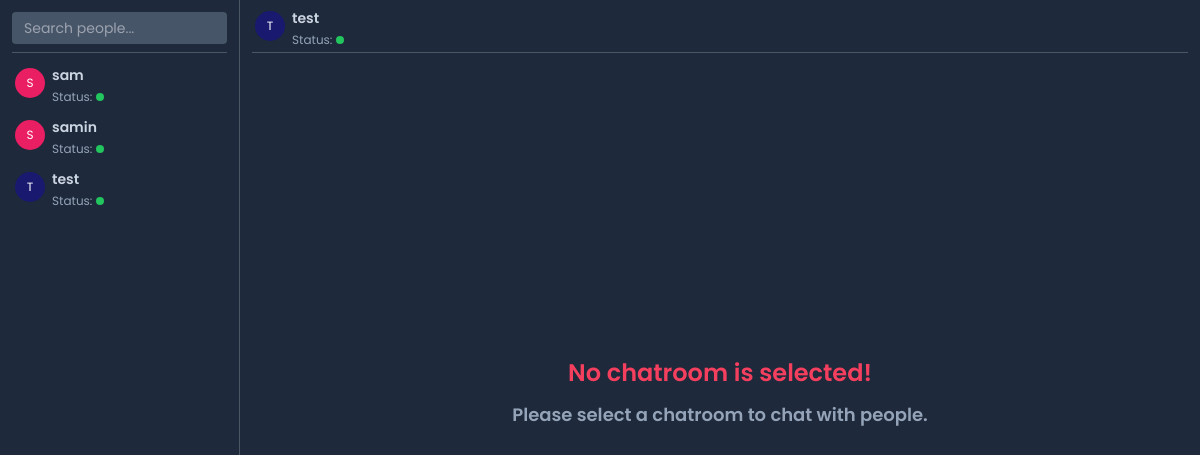
The page / (signed in) on the database its author committed.
### authentication/models.py (models this page shows, shortened)
class Account(AbstractBaseUser):
    email = models.EmailField(null=True, unique=True)
    username = models.CharField(max_length=255, null=True)
    is_active = models.BooleanField(default=True)
    is_staff = models.BooleanField(default=False)
    is_superuser = models.BooleanField(default=False)
    is_online = models.BooleanField(default=True)
    created_at = models.DateTimeField(default=datetime.now)
    objects = AccountManager()
    USERNAME_FIELD = "email"
    REQUIRED_FIELDS = ["username"]

### chat/views.py (the view)
# urls.py: path("", ChatHomeView.as_view(), name="home"),
class ChatHomeView(View):
    @method_decorator(is_user_logged_in())
    def get(self, request):
        accounts = Account.objects.values()
        myself_email = request.session.get("email", None)
        account_list = list(map(lambda i: i, accounts))
        _, sender_obj = find_object(account_list, "email", myself_email, 0, len(account_list))
        chat_counters = ChatCounter.objects.values()
        chat_counter_list = list(map(lambda i: i, chat_counters))
        account_list = get_receiver_all_chat_counter_objects(chat_counter_list, account_list, myself_email)
        args = {
            "accounts": accounts,
            "sender_obj": sender_obj,
        }
        return render(request, "chat/home.html", args)

### chat/views.py (called while the page is built)
def find_all_matched_chat_counters(chat_counter_list, key, target, start, chat_counter_list_length, receiver_chat_counters):
    quick_sort(chat_counter_list, key, start, len(chat_counter_list) - 1)
    found_chat_counter_obj_index = binary_search(chat_counter_list, key, target, start, len(chat_counter_list) - 1)
    if found_chat_counter_obj_index > -1:
        receiver_chat_counters.append(chat_counter_list[found_chat_counter_obj_index])
        chat_counter_list.pop(found_chat_counter_obj_index)
        return find_all_matched_chat_counters(chat_counter_list, key, target, start, chat_counter_list_length, receiver_chat_counters)
    return receiver_chat_counters

def get_receiver_all_chat_counter_objects(chat_counter_list, account_list, myself_email):
    receiver_chat_counters = []
    copied_chat_counter_list = deepcopy(chat_counter_list)
    all_matched_chat_counters = find_all_matched_chat_counters(copied_chat_counter_list, "receiver_email", myself_email, 0, len(copied_chat_counter_list), receiver_chat_counters)
    if all_matched_chat_counters:
        quick_sort(all_matched_chat_counters, "id", 0, len(all_matched_chat_counters) - 1)
    for account in account_list:
        _, found_chat_counter_obj = find_object(all_matched_chat_counters, "sender_email", account["email"], 0, len(all_matched_chat_counters))
        if found_chat_counter_obj is not None:
            account["counter"] = found_chat_counter_obj["counter"]
    return account_list

def find_object(lst, key, target, start, lst_length):
    quick_sort(lst, key, start, lst_length - 1)
    found_obj_index = binary_search(lst, key, target, start, lst_length - 1)
    if found_obj_index > -1:
        obj = lst[found_obj_index]
        return lst, obj
    return lst, None

### django_chat_app/binary_search.py (called while the page is built)
def binary_search(lst, key, target, start, end):
    if start > end:
        return -1
    mid = (start + end) // 2
    if lst[mid][key] == target:
        return mid
    if lst[mid][key] > target:
        return binary_search(lst, key, target, start, mid - 1)
    if (lst[mid][key] < target):
        return binary_search(lst, key, target, mid + 1, end)

### django_chat_app/quick_sort.py (called while the page is built)
def quick_sort(lst, key, start, end):
    if start >= end:
        return
    get_index = partition(lst, key, start, end)
    quick_sort(lst, key, start, get_index - 1)
    quick_sort(lst, key, get_index + 1, end)

### chat/templates/chat/home.html (shortened to what this page needs)
{% extends "authentication/base.html" %}
{% load static %}
{% block content %}
<link rel="stylesheet" href="{% static 'css/home.css' %}">
<div class="flex w-full h-screen max-w-screen-2xl mx-auto home__mainDiv">
    <div class="w-[25%] h-screen">
        {% include "chat/chatLeft.html" %}
    </div>
    <div class="w-full">
        {% include "chat/homeRight.html" %}
    </div>
</div>
{% endblock %}

### chat/templates/chat/ChatLeftBottom.html (shortened to what this page needs)
{% load static %}
<link rel="stylesheet" href="{% static 'css/gravatar.css' %}">
<link rel="stylesheet" href="{% static 'css/chatLeftBottom.css' %}">
<div class="w-full h-full flex flex-col gap-y-3 overflow-x-hidden overflow-y-auto chat__leftBottom">
    {% if accounts %}
        {% for account in accounts %}
            <a href="{% url 'chat:chatroom-check-slug' account.id %}" class="flex items-center justify-between last:pb-7 chat__people">
                <div class="flex items-center gap-x-1">
                    <div>
                        <div data-avatar="{{ account.username }}" class="avatarBlock round"></div>
                    </div>
                    <div class="flex flex-col gap-y-1">
                        <p class="font-semibold chat__username">
                            {{ account.username }}
                        </p>
                        <div class="flex items-center gap-x-1">
                            <p class="text-xs text-slate-400">Status: </p>
                            <div id="account-status-{{ account.id }}" class="w-[0.5rem] h-[0.5rem] rounded-full {% if account.is_online %}bg-green-500{% else %}bg-rose-500{% endif %}"></div>
                        </div>
                    </div>
                </div>
            </a>
        {% endfor %}
    {% endif %}
</div>

### chat/templates/chat/homeRightTop.html (shortened to what this page needs)
{% load static %}
<link rel="stylesheet" href="{% static 'css/gravatar.css' %}">
<link rel="stylesheet" href="{% static 'css/homeRightTop.css' %}">
<div class="pb-1 border-b border-gray-600">
    <div class="flex items-center justify-between">
        <div class="flex items-center gap-x-1">
            <div>
                <div data-avatar="{{ sender_obj.username }}" class="avatarBlock round"></div>
            </div>
            <div class="flex flex-col gap-y-1">
                <p class="font-semibold mr-2 right__topUsername">
                    {{ sender_obj.username }}
                </p>
                <div class="flex items-center gap-x-1">
                    <p class="text-xs text-slate-400">Status: </p>
                    <div class="w-[0.5rem] h-[0.5rem] rounded-full bg-green-500"></div>
                </div>
            </div>
        </div>
        <div class="flex items-center gap-x-5">
            <section onclick="makeLogout()" class="cursor-pointer p-1.5 rounded-full hover:bg-slate-600 hover:shadow transition-colors duration-300 ease-in-out">
            </section>
        </div>
    </div>
</div>

### static/css/base.css (style rules this page uses)
:root { --poppins: "Poppins", sans-serif; }
body { font-family: var(--poppins); overflow: hidden; }

### static/css/gravatar.css (style rules this page uses)
.avatarBlock { float: left; margin:3px; height: 50px; width: 50px; min-height: 30px; min-width: 30px; text-align: center; vertical-align: middle; line-height: 30px; color: #000; background-color: #f3f3f3; border-radius: 5px; font-size: 16px; overflow: hidden; }
.avatarBlock.round { border-radius: 50%; font-size: 18px; }
.avatar-a,.avatar-A { color: #fff;background-color: #283593 }
.avatar-s,.avatar-S { color: #fff;background-color: #E91E63 }
.avatar-t,.avatar-T { color: #fff;background-color: #191970 }
.avatarBlock { height: auto; width: auto; }
.avatarBlock { height: 30px !important; width: 30px !important; max-height: 30px !important; max-width: 30px !important; font-size:12px !important; margin-top: -2px; }

### static/css/chatLeftBottom.css (style rules this page uses)
.chat__leftBottom { height: calc(100% - 7%); }
.chat__username { overflow: hidden; text-overflow: ellipsis; display: -webkit-box; -webkit-line-clamp: 1; -webkit-box-orient: vertical; }

### static/css/homeRightTop.css (style rules this page uses)
.right__topUsername { overflow: hidden; text-overflow: ellipsis; display: -webkit-box; -webkit-line-clamp: 1; -webkit-box-orient: vertical; }

### rows shown on the page
Account: username "sam", is_online True (drawn)
Account: username "samin", is_online True (drawn)
Account: username "test", is_online True (drawn)
